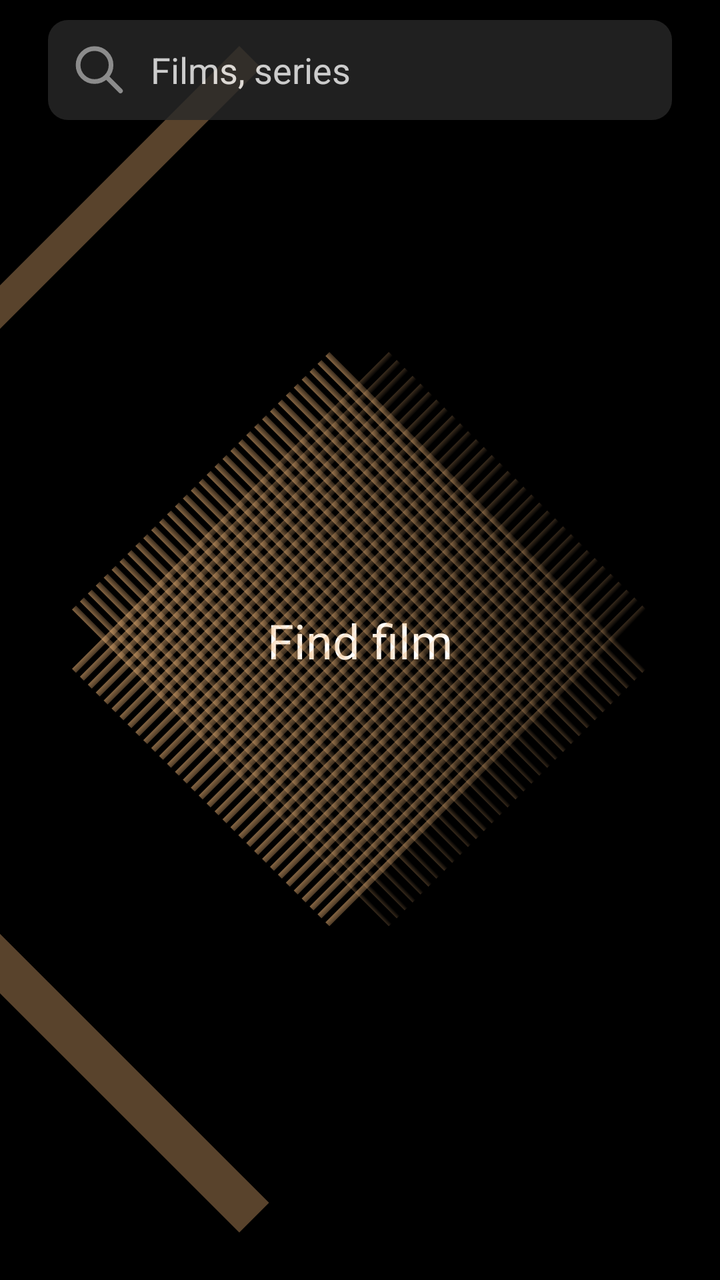
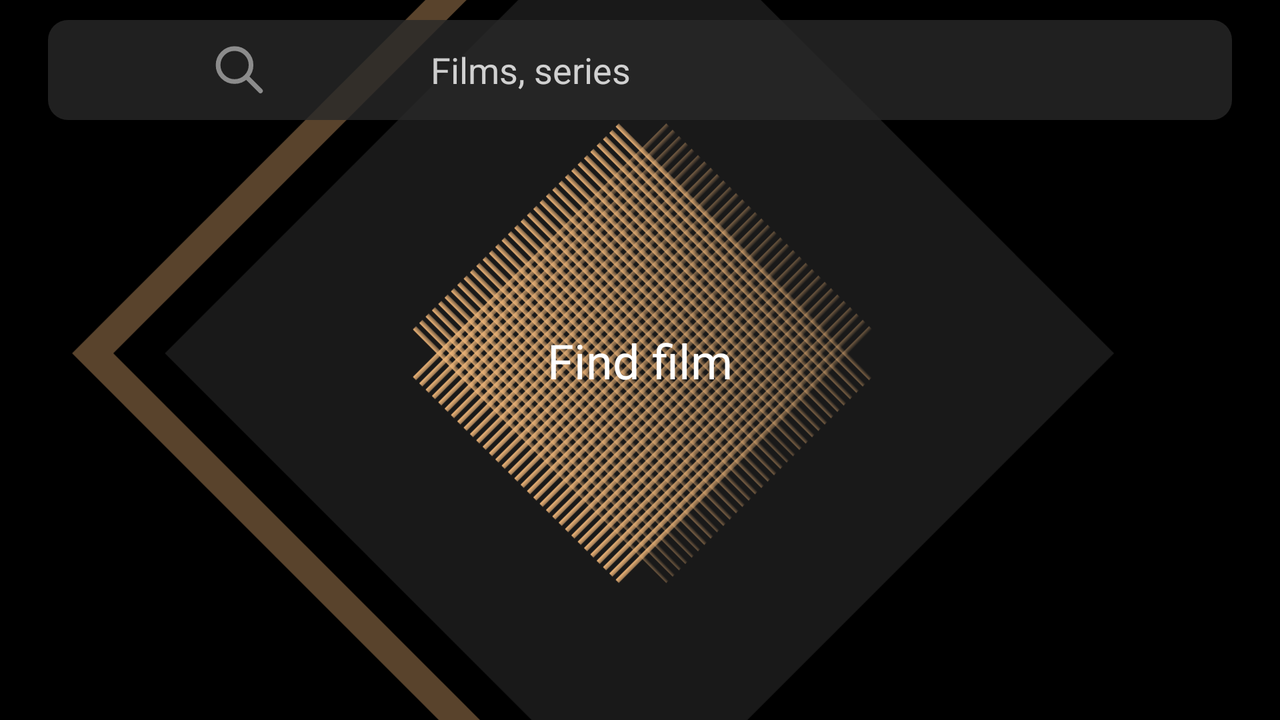

Two renders of one Android screen. The first uses the default layout on a phone; the second uses the alternative layout the repository ships for a different screen configuration, on a matching device. The two XML files are below.
<!-- AndroidManifest.xml: application theme Theme.MoviePicker -->
<!-- res/layout/fragment_search.xml -->
<?xml version="1.0" encoding="utf-8"?>
<androidx.constraintlayout.widget.ConstraintLayout
        xmlns:android="http://schemas.android.com/apk/res/android"
        xmlns:app="http://schemas.android.com/apk/res-auto"
        xmlns:tools="http://schemas.android.com/tools"
        android:layout_width="match_parent"
        android:layout_height="match_parent"
        tools:context=".ui.SearchFragment"
        android:background="@color/black"
>
    <ImageView
            android:src="@drawable/ic_rectangle_back_yellow"
            android:layout_width="0dp"
            android:layout_height="0dp" android:id="@+id/backgroundRect1"
            app:layout_constraintStart_toStartOf="parent" app:layout_constraintBottom_toBottomOf="parent"
            app:layout_constraintTop_toTopOf="parent" app:layout_constraintEnd_toEndOf="parent"
            android:layout_marginBottom="-0dp" android:contentDescription="TODO"/>
    <ImageView
            android:src="@drawable/ic_rectangle_middle_black"
            android:layout_width="0dp"
            android:layout_height="0dp"
            app:layout_constraintStart_toStartOf="parent"
            app:layout_constraintBottom_toBottomOf="parent"
            app:layout_constraintEnd_toEndOf="parent"
            app:layout_constraintTop_toTopOf="parent"
            android:id="@+id/backgroundRect2"
            android:layout_marginBottom="-0dp" android:contentDescription="TODO"/>
    <ImageView
            android:src="@drawable/ic_rectangle_front_grey"
            android:layout_width="0dp"
            android:layout_height="0dp" android:id="@+id/backgroundRect3"
            app:layout_constraintStart_toStartOf="parent"
            app:layout_constraintBottom_toBottomOf="parent"
            app:layout_constraintEnd_toEndOf="parent" app:layout_constraintHorizontal_bias="0.0"
            app:layout_constraintTop_toTopOf="parent" app:layout_constraintVertical_bias="1.0"
            android:layout_marginBottom="-0dp" android:contentDescription="TODO"/>
    <TextView
            android:text="@string/find_movie"
            android:layout_width="wrap_content"
            android:layout_height="wrap_content"
            app:layout_constraintBottom_toBottomOf="parent" app:layout_constraintStart_toStartOf="parent"
            app:layout_constraintTop_toTopOf="parent"
            app:layout_constraintEnd_toEndOf="parent"
            android:id="@+id/textViewFindMovie" app:fontFamily="@font/roboto_bold"
            android:textColor="@color/white"
            android:textSize="24sp"
    />
    <ImageView
            android:src="@drawable/ic_shape_right"
            android:layout_width="wrap_content"
            android:layout_height="wrap_content" android:id="@+id/shapeRight"
            app:layout_constraintBottom_toBottomOf="parent" app:layout_constraintStart_toStartOf="parent"
            app:layout_constraintTop_toTopOf="parent"
            app:layout_constraintEnd_toEndOf="parent"
            android:alpha=".55"
            android:contentDescription="TODO"
    />

    <ImageView
            android:src="@drawable/ic_shape_left"
            android:layout_width="wrap_content"
            android:layout_height="wrap_content" android:id="@+id/shapeLeft"
            app:layout_constraintBottom_toBottomOf="parent" app:layout_constraintStart_toStartOf="parent"
            app:layout_constraintTop_toTopOf="parent"
            app:layout_constraintEnd_toEndOf="parent"
            android:alpha=".55"
            android:contentDescription="TODO"/>
    <LinearLayout
            android:orientation="horizontal"
            android:layout_width="match_parent"
            android:gravity="center"
            android:background="@drawable/search_field"
            android:layout_height="50dp"
            android:alpha="0.8"
            app:layout_constraintTop_toTopOf="parent"
            app:layout_constraintStart_toStartOf="parent" android:layout_marginTop="10dp"
            app:layout_constraintEnd_toEndOf="parent" android:layout_marginRight="24dp"
            android:layout_marginLeft="24dp">
        <ImageView
                android:src="@drawable/ic_search"
                android:layout_width="1dp"
                android:layout_height="24dp" android:id="@+id/imageView" android:layout_weight="1"
                android:contentDescription="TODO"/>
        <EditText
                android:layout_width="wrap_content"
                android:layout_height="wrap_content"
                android:inputType="textPersonName"
                android:hint="@string/search_for"
                android:textColorHint="@color/white"
                android:textColor="@color/white"
                android:background="@null"
                android:ems="10"
                android:id="@+id/editTextSearch" android:layout_weight="1" android:importantForAutofill="no"/>
    </LinearLayout>
</androidx.constraintlayout.widget.ConstraintLayout>
<!-- resources referenced by this layout -->
<resources>
  <color name="black">#000000</color>
  <color name="white">#FFFFFFFF</color>
  <!-- drawable ic_rectangle_back_yellow (drawable) -->
  <vector xmlns:android="http://schemas.android.com/apk/res/android"
      android:width="360dp"
      android:height="594dp"
      android:viewportWidth="360"
      android:viewportHeight="594">
    <path
        android:pathData="M119.64,0l296.64,296.64l-296.64,296.64l-296.64,-296.64z"
        android:fillColor="#F1B779"
        android:fillAlpha="0.37"/>
  </vector>
  <!-- drawable ic_rectangle_front_grey (drawable) -->
  <vector xmlns:android="http://schemas.android.com/apk/res/android"
      android:width="360dp"
      android:height="594dp"
      android:viewportWidth="360"
      android:viewportHeight="594">
    <path
        android:pathData="M177.64,0l296.64,296.64l-296.64,296.64l-296.64,-296.64z"
        android:fillColor="@color/dark_grey"
        android:fillAlpha="0.37"/>
  </vector>
  <!-- drawable ic_rectangle_middle_black (drawable) -->
  <vector xmlns:android="http://schemas.android.com/apk/res/android"
      android:width="360dp"
      android:height="602dp"
      android:viewportWidth="360"
      android:viewportHeight="602">
    <path
        android:pathData="M145.4,0l296.64,296.64l-296.64,296.64l-296.64,-296.64z"
        android:fillColor="#000000"/>
  </vector>
  <!-- drawable ic_search (drawable) -->
  <vector xmlns:android="http://schemas.android.com/apk/res/android"
      android:width="34dp"
      android:height="34dp"
      android:viewportWidth="34"
      android:viewportHeight="34">
    <path
        android:pathData="M21.963,21.833L31.963,31.833"
        android:strokeLineJoin="round"
        android:strokeWidth="3.33333"
        android:fillColor="@color/smoke_grey"
        android:strokeColor="@color/smoke_grey"
        android:strokeLineCap="round"/>
    <path
        android:pathData="M25.296,13.5C25.296,19.943 20.073,25.167 13.63,25.167C7.186,25.167 1.963,19.943 1.963,13.5C1.963,7.057 7.186,1.833 13.63,1.833C20.073,1.833 25.296,7.057 25.296,13.5Z"
        android:strokeWidth="3.33333"
        android:fillColor="#00000000"
        android:strokeColor="@color/smoke_grey"/>
  </vector>
  <!-- drawable ic_shape_left: vector/xml drawable (drawable, 15846 chars, omitted) -->
  <!-- drawable ic_shape_right: vector/xml drawable (drawable, 15854 chars, omitted) -->
  <!-- drawable search_field (drawable) -->
  <?xml version="1.0" encoding="utf-8"?>
  <shape xmlns:android="http://schemas.android.com/apk/res/android">
      <solid
              android:color="#292929" >
  
      </solid>
      <stroke
              android:width="0dp"
              android:color="#424242">
  
      </stroke>
      <corners
              android:radius="10dp">
      </corners>
  </shape>
  <string name="find_movie">Find film</string>
  <string name="search_for">Films, series</string>
  <style name="Theme.MoviePicker" parent="Theme.MaterialComponents.DayNight.NoActionBar">
          
          <item name="colorPrimary">@color/mild_yellow</item>
          <item name="colorPrimaryVariant">@color/black</item>
          <item name="colorOnPrimary">@color/white</item>
          
          <item name="colorSecondary">@color/teal_200</item>
          <item name="colorSecondaryVariant">@color/teal_700</item>
          <item name="colorOnSecondary">@color/smoke_grey</item>
          
          <item name="android:statusBarColor" tools:targetApi="l">?attr/colorPrimaryVariant</item>
          
  
      </style>
  <color name="smoke_grey">#AFAFAF</color>
  <color name="mild_yellow">#F1B779</color>
  <color name="teal_200">#FF03DAC5</color>
  <color name="teal_700">#FF018786</color>
</resources>
<!-- res/layout-land/fragment_search.xml (the repository's variant of the layout above) -->
<!-- drawn on the phone turned sideways -->
<?xml version="1.0" encoding="utf-8"?>
<androidx.constraintlayout.widget.ConstraintLayout
        xmlns:android="http://schemas.android.com/apk/res/android"
        xmlns:app="http://schemas.android.com/apk/res-auto"
        xmlns:tools="http://schemas.android.com/tools"
        android:layout_width="match_parent"
        android:layout_height="match_parent"
        tools:context=".ui.SearchFragment"
        android:background="@color/black"
>
    <ImageView
            android:src="@drawable/ic_search_background"
            android:layout_width="match_parent"
            android:layout_height="match_parent"
            android:scaleType="centerCrop"
            android:id="@+id/searchBackground"
    />
    <TextView
            android:text="@string/find_movie"
            android:layout_width="wrap_content"
            android:layout_height="wrap_content"
            app:layout_constraintBottom_toBottomOf="parent" app:layout_constraintStart_toStartOf="parent"
            app:layout_constraintTop_toTopOf="parent"
            app:layout_constraintEnd_toEndOf="parent"
            android:id="@+id/textViewFindMovie" app:fontFamily="@font/roboto_bold"
            android:textColor="@color/white"
            android:textSize="24sp"
    />
    <LinearLayout
            android:orientation="horizontal"
            android:layout_width="match_parent"
            android:gravity="center"
            android:background="@drawable/search_field"
            android:layout_height="50dp"
            android:alpha="0.8"
            app:layout_constraintTop_toTopOf="parent"
            app:layout_constraintStart_toStartOf="parent" android:layout_marginTop="10dp"
            app:layout_constraintEnd_toEndOf="parent" android:layout_marginRight="24dp"
            android:layout_marginLeft="24dp">
        <ImageView
                android:src="@drawable/ic_search"
                android:layout_width="1dp"
                android:layout_height="24dp" android:id="@+id/imageView" android:layout_weight="1"
                android:contentDescription="TODO"/>
        <EditText
                android:layout_width="wrap_content"
                android:layout_height="wrap_content"
                android:inputType="textPersonName"
                android:hint="@string/search_for"
                android:textColorHint="@color/white"
                android:textColor="@color/white"
                android:background="@null"
                android:ems="10"
                android:id="@+id/editTextSearch" android:layout_weight="1" android:importantForAutofill="no"/>
    </LinearLayout>
</androidx.constraintlayout.widget.ConstraintLayout>
<!-- resources referenced by the variant -->
<!-- as the phone turned sideways resolves them -->
<resources>
  <color name="black">#000000</color>
  <color name="white">#FFFFFFFF</color>
  <!-- drawable ic_search (drawable) -->
  <vector xmlns:android="http://schemas.android.com/apk/res/android"
      android:width="34dp"
      android:height="34dp"
      android:viewportWidth="34"
      android:viewportHeight="34">
    <path
        android:pathData="M21.963,21.833L31.963,31.833"
        android:strokeLineJoin="round"
        android:strokeWidth="3.33333"
        android:fillColor="@color/smoke_grey"
        android:strokeColor="@color/smoke_grey"
        android:strokeLineCap="round"/>
    <path
        android:pathData="M25.296,13.5C25.296,19.943 20.073,25.167 13.63,25.167C7.186,25.167 1.963,19.943 1.963,13.5C1.963,7.057 7.186,1.833 13.63,1.833C20.073,1.833 25.296,7.057 25.296,13.5Z"
        android:strokeWidth="3.33333"
        android:fillColor="#00000000"
        android:strokeColor="@color/smoke_grey"/>
  </vector>
  <!-- drawable ic_search_background: vector/xml drawable (drawable, 34054 chars, omitted) -->
  <!-- drawable search_field (drawable) -->
  <?xml version="1.0" encoding="utf-8"?>
  <shape xmlns:android="http://schemas.android.com/apk/res/android">
      <solid
              android:color="#292929" >
  
      </solid>
      <stroke
              android:width="0dp"
              android:color="#424242">
  
      </stroke>
      <corners
              android:radius="10dp">
      </corners>
  </shape>
  <string name="find_movie">Find film</string>
  <string name="search_for">Films, series</string>
  <style name="Theme.MoviePicker" parent="Theme.MaterialComponents.DayNight.NoActionBar">
          
          <item name="colorPrimary">@color/mild_yellow</item>
          <item name="colorPrimaryVariant">@color/black</item>
          <item name="colorOnPrimary">@color/white</item>
          
          <item name="colorSecondary">@color/teal_200</item>
          <item name="colorSecondaryVariant">@color/teal_700</item>
          <item name="colorOnSecondary">@color/smoke_grey</item>
          
          <item name="android:statusBarColor" tools:targetApi="l">?attr/colorPrimaryVariant</item>
          
  
      </style>
  <color name="smoke_grey">#AFAFAF</color>
  <color name="mild_yellow">#F1B779</color>
  <color name="teal_200">#FF03DAC5</color>
  <color name="teal_700">#FF018786</color>
</resources>
